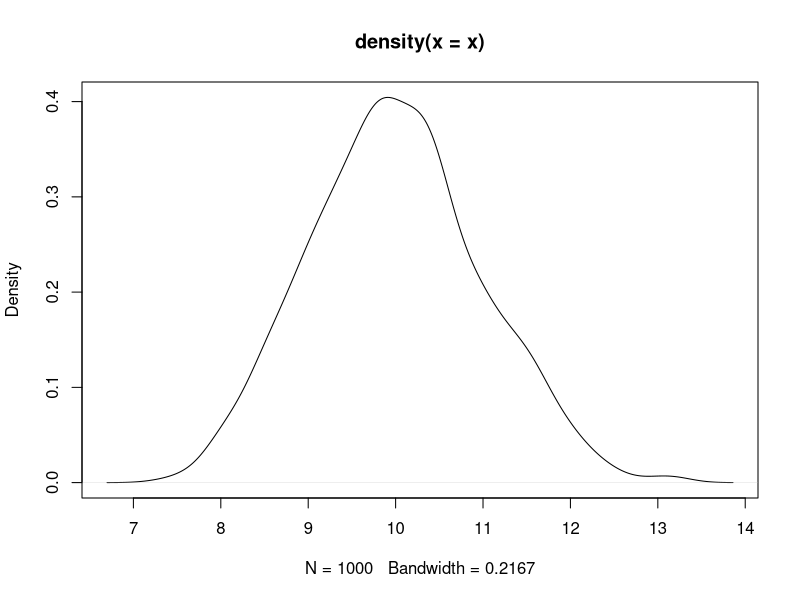

This chart was generated by the following R code:
## ---- chunk 1
knitr::opts_chunk$set(echo = TRUE)
## ---- chunk 2
x <- rnorm(1000)+10.0
head(x)

## ---- chunk 3
plot(density(x))
